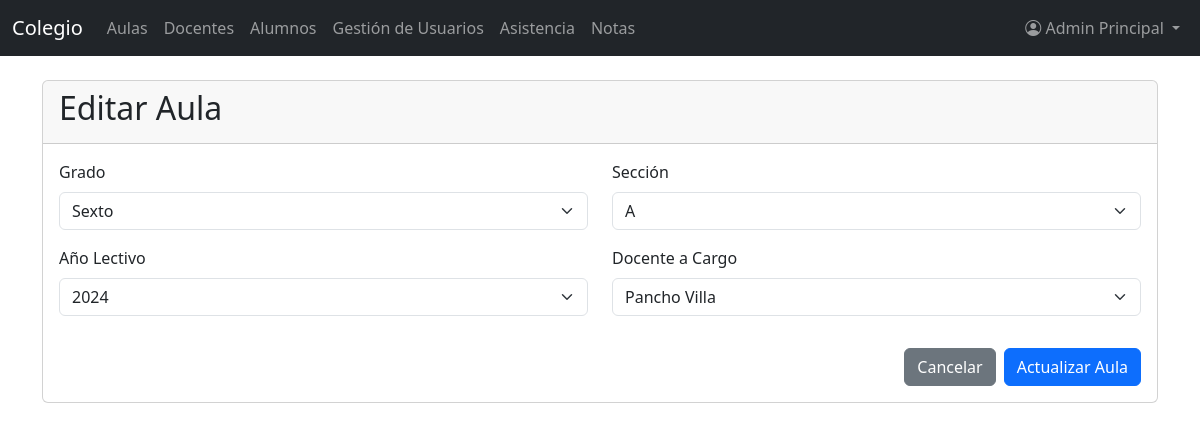
Screenshot of /index.php?controller=grupo&action=edit&id=1 (signed in) with the database file from the repository.
### tables this page shows
CREATE TABLE `grupos` (
  `id` int(11) NOT NULL,
  `grado_id` int(11) NOT NULL,
  `seccion_id` int(11) NOT NULL,
  `anio_id` int(11) NOT NULL,
  `docente_id` int(11) DEFAULT NULL
);

CREATE TABLE `grados` (
  `id` int(11) NOT NULL,
  `nombre` varchar(20) DEFAULT NULL
);

CREATE TABLE `secciones` (
  `id` int(11) NOT NULL,
  `nombre` varchar(5) DEFAULT NULL
);

CREATE TABLE `anios` (
  `id` int(11) NOT NULL,
  `nombre` varchar(10) DEFAULT NULL
);

CREATE TABLE `docentes` (
  `id` int(11) NOT NULL,
  `usuario_id` int(11) NOT NULL,
  `nombres` varchar(100) NOT NULL,
  `apellido_paterno` varchar(100) NOT NULL,
  `apellido_materno` varchar(100) DEFAULT NULL,
  `documento` varchar(20) DEFAULT NULL,
  `telefono` varchar(20) DEFAULT NULL,
  `direccion` varchar(120) DEFAULT NULL,
  `foto` varchar(200) DEFAULT NULL,
  `anio_ingreso` int(11) DEFAULT NULL
);

### models/Grado.php (called while the page is built)
<?php
class Grado {
    private $conn;
    private $table = 'grados';
    public function __construct($db) {
        $this->conn = $db;
    }
    public function read() {
        $query = 'SELECT id, nombre FROM ' . $this->table . ' ORDER BY id ASC';
        $stmt = $this->conn->prepare($query);
        $stmt->execute();
        return $stmt;
    }
}
?>

### models/Grupo.php (called while the page is built, shortened)
<?php
class Grupo {
    private $conn;
    private $table = 'grupos';
    public function __construct($db) {
        $this->conn = $db;
    }
    public function readOne($id) {
        $query = 'SELECT
            g.id,
            g.grado_id,
            g.seccion_id,
            g.anio_id,
            g.docente_id,
            gr.nombre as grado,
            s.nombre as seccion,
            a.nombre as anio,
            d.nombres as docente_nombres,
            d.apellido_paterno as docente_ap_paterno
        FROM
            ' . $this->table . ' g
        LEFT JOIN
            grados gr ON g.grado_id = gr.id
        LEFT JOIN
            secciones s ON g.seccion_id = s.id
        LEFT JOIN
            anios a ON g.anio_id = a.id
        LEFT JOIN
            docentes d ON g.docente_id = d.id
        WHERE
            g.id = :id
        LIMIT 1';
        $stmt = $this->conn->prepare($query);
        $stmt->bindParam(':id', $id, PDO::PARAM_INT);
        $stmt->execute();
        return $stmt->fetch(PDO::FETCH_ASSOC);
    }
}
?>

### models/Seccion.php (called while the page is built, shortened)
<?php
class Seccion {
    private $conn;
    private $table = 'secciones';
    public function __construct($db) {
        $this->conn = $db;
    }
    public function read() {
        $query = 'SELECT id, nombre FROM ' . $this->table . ' ORDER BY nombre ASC';
        $stmt = $this->conn->prepare($query);
        $stmt->execute();
        return $stmt;
    }
}
?>

### models/Anio.php (called while the page is built, shortened)
<?php
class Anio {
    private $conn;
    private $table = 'anios';
    public function __construct($db) {
        $this->conn = $db;
    }
    public function read() {
        $query = 'SELECT id, nombre FROM ' . $this->table . ' ORDER BY nombre DESC';
        $stmt = $this->conn->prepare($query);
        $stmt->execute();
        return $stmt;
    }
}
?>

### models/Docente.php (called while the page is built, shortened)
<?php
class Docente {
    private $conn;
    private $table = 'docentes';
    public function __construct($db) {
        $this->conn = $db;
    }
    public function read() {
        $query = 'SELECT
            d.id,
            d.nombres,
            d.apellido_paterno,
            d.apellido_materno,
            d.documento,
            d.telefono,
            d.direccion,
            d.anio_ingreso,
            u.usuario,
            u.correo,
            u.estado,
            u.id as usuario_id
        FROM
            ' . $this->table . ' d
        LEFT JOIN
            usuarios u ON d.usuario_id = u.id
        WHERE
            u.estado = \'ACTIVO\'
        ORDER BY
            d.apellido_paterno ASC';
        $stmt = $this->conn->prepare($query);
        $stmt->execute();
        return $stmt;
    }
}
?>

### views/grupos/edit.php (the view, shortened to what this page needs)
<?php include_once 'views/layout/header.php'; ?>
<div class="card">
    <div class="card-header">
        <h2 class="card-title">Editar Aula</h2>
    </div>
    <div class="card-body">
        <form action="index.php?controller=grupo&action=update" method="POST">
            <div class="row">
                <div class="col-md-6 mb-3">
                    <label for="grado_id" class="form-label">Grado</label>
                    <select class="form-select" id="grado_id" name="grado_id" required>
                        <?php foreach ($grados as $grado): ?>
                            <option value="<?php echo $grado['id']; ?>" <?php echo ($grado['id'] == $grupo_data['grado_id']) ? 'selected' : ''; ?>>
                                <?php echo htmlspecialchars($grado['nombre']); ?>
                            </option>
                        <?php endforeach; ?>
                    </select>
                </div>
                <div class="col-md-6 mb-3">
                    <label for="seccion_id" class="form-label">Sección</label>
                    <select class="form-select" id="seccion_id" name="seccion_id" required>
                        <?php foreach ($secciones as $seccion): ?>
                            <option value="<?php echo $seccion['id']; ?>" <?php echo ($seccion['id'] == $grupo_data['seccion_id']) ? 'selected' : ''; ?>>
                                <?php echo htmlspecialchars($seccion['nombre']); ?>
                            </option>
                        <?php endforeach; ?>
                    </select>
                </div>
            </div>
            <div class="row">
                <div class="col-md-6 mb-3">
                    <label for="anio_id" class="form-label">Año Lectivo</label>
                    <select class="form-select" id="anio_id" name="anio_id" required>
                         <?php foreach ($anios as $anio): ?>
                            <option value="<?php echo $anio['id']; ?>" <?php echo ($anio['id'] == $grupo_data['anio_id']) ? 'selected' : ''; ?>>
                                <?php echo htmlspecialchars($anio['nombre']); ?>
                            </option>
                        <?php endforeach; ?>
                    </select>
                </div>
                <div class="col-md-6 mb-3">
                    <label for="docente_id" class="form-label">Docente a Cargo</label>
                    <select class="form-select" id="docente_id" name="docente_id" required>
                        <?php foreach ($docentes as $docente): ?>
                            <option value="<?php echo $docente['id']; ?>" <?php echo ($docente['id'] == $grupo_data['docente_id']) ? 'selected' : ''; ?>>
                                <?php echo htmlspecialchars($docente['nombres'] . ' ' . $docente['apellido_paterno']); ?>
                            </option>
                        <?php endforeach; ?>
                    </select>
                </div>
            </div>
            <div class="d-flex justify-content-end mt-3">
                <a href="index.php?controller=grupo&action=index" class="btn btn-secondary me-2">Cancelar</a>
                <button type="submit" class="btn btn-primary">Actualizar Aula</button>
            </div>
        </form>
    </div>
</div>
<?php include_once 'views/layout/footer.php'; ?>

### rows the page displays
grupos: grado_id "Sexto", seccion_id "A", anio_id "2024", docente_id "Pancho Villa"

### other values shown
$_SESSION['user_name'] "Admin Principal"
